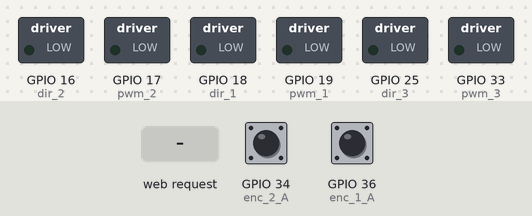
Recording of a sketch running on a simulated ESP32. On the bench: switched loads named in the sketch (green lamp = pin HIGH). The test bench sets the inputs (shaded band); at power-on: GPIO 34 (enc_2_A) HIGH, GPIO 36 (enc_1_A) HIGH. WiFi joins after 1.5 s; servers stay silent unless stated; what the sketch prints to the serial monitor is not drawn.

Above: at 2.7 s.
2.8 s: HTTP request GET /f received
At 3.9 s:
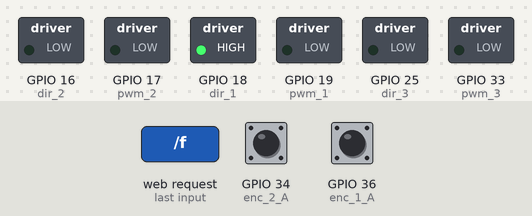
4.3 s: HTTP request GET /r received
At 5.0 s:
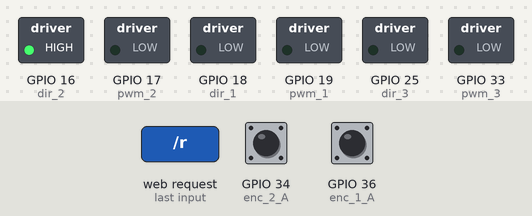
5.8 s: HTTP request GET /c received
At 6.2 s:
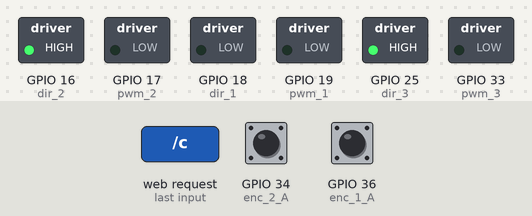
7.3 s: HTTP request GET /f received
At 8.5 s:
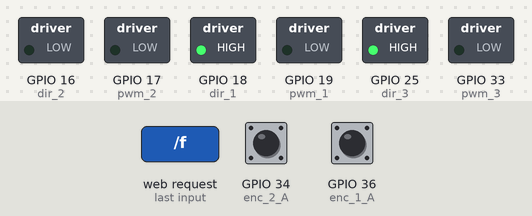
Timing chart, 0 to 9.8 s (numbered marks = the images above; inputs shaded):
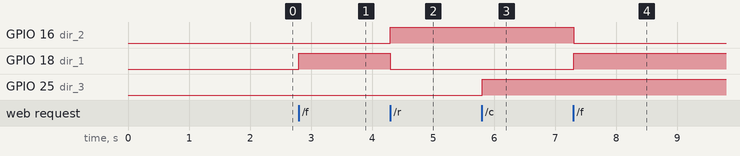

The sketch:

solar_two_cytron.ino
```cpp
#include <WiFi.h>
#include <WiFiClient.h>
#include <WiFiServer.h>

const char* ssid = "Micromax HS2";
const char* password = "Micromax";

WiFiClient client;
WiFiServer server(80);
String data = "";

#define pwm_1 19
#define dir_1 18
#define pwm_2 17
#define dir_2 16
#define pwm_3 33
#define dir_3 25
int rpm = 0;

#define enc_1_A 36
#define enc_1_B 39
#define enc_2_A 34
#define enc_2_B 35
unsigned int count_pulses_1 = 0;
int count_pulses_2 = 0;
int count_avg = 0;
int gear_ratio = 18000/30;
int cpr = 30420;
int ppr = cpr/4;
int wheel_circumference = 31; // value in cm
double total_distance = 0.0;
int total_displacement = 0;
double displacement=5;

void setup() {
  // put your setup code here, to run once:

  pinMode(dir_1, OUTPUT);
  pinMode(dir_2, OUTPUT);
  pinMode(pwm_1, OUTPUT);
  pinMode(pwm_2, OUTPUT);
  pinMode(dir_3, OUTPUT);
  pinMode(pwm_3, OUTPUT);


  pinMode(enc_1_A,INPUT); // sets the Encoder_output_A pin as the input
  pinMode(enc_1_B,INPUT); // sets the Encoder_output_B pin as the input
  attachInterrupt(digitalPinToInterrupt(enc_1_A),DC_Motor_Encoder_1,RISING);
  pinMode(enc_2_A,INPUT); // sets the Encoder_output_A pin as the input
  pinMode(enc_2_B,INPUT); // sets the Encoder_output_B pin as the input
  attachInterrupt(digitalPinToInterrupt(enc_2_A),DC_Motor_Encoder_2,RISING);

  Serial.begin(115200);
  Serial.println("Connecting to WIFI");
  WiFi.begin(ssid, password);
  while ((!(WiFi.status() == WL_CONNECTED))){
    delay(500);
    Serial.print("...");
  }
  Serial.println("WiFi connected");
  Serial.println("ESP32 Local IP is : ");
  Serial.print((WiFi.localIP()));
  server.begin();
}

void loop() {
//  Serial.println(count_pulses_1);
//  Serial.println(count_pulses_2);
  int count_variation = count_pulses_1 - count_pulses_2;
//  Serial.println(count_variation);
  int displacement = calc_distance(count_pulses_1, count_pulses_2);
//  Serial.print("Total Distance: ");
//  displacement = ((count_pulses_1 * wheel_circumference)/ (30420 * 600));
//  displacement = count_pulses_1*1.7/1000000;
//  Serial.println(displacement);
  total_distance = total_distance + displacement;
//  Serial.println(total_displacement);

  client = server.available();
    if (!client){
      return;
      }
    data = checkClient();
    String dataVal = data.substring(1, data.length());
    String rt = data.substring(0, 1);
    Serial.println(data);

    if (rt == "f"){
      Serial.println("Forward");
      rpm = dataVal.toInt();
      forward(rpm);
      total_displacement = total_displacement + displacement;
    }
    else if (rt == "r"){
      Serial.println("Reverse");
      rpm = dataVal.toInt();
      reverse(rpm);
      total_displacement = total_displacement - displacement;
    }
    // else if ((rt == "b") || (height_1 >= 15) || (height_2 >= 15)){
    else if ((rt == "b")){
      Serial.println("Stop Bot");
      brake();
    }

    else if (rt == "c"){
      Serial.println("Brush Forward");
      rpm = dataVal.toInt();
      run_brush(rpm);
    }

    else if (rt == "e"){
      Serial.println("Brush Reverse");
      rpm = dataVal.toInt();
      run_brush_rev(rpm);
    }

    else if ((rt == "s")){
      Serial.println("Stop Brush");
      stop_brush();
    }


//    Serial.println(count_pulses_1);
//    Serial.println(count_pulses_2);
    String response = "HTTP/1.1 200 OK\r\nContent-Type: text/html\r\n\r\n";
    response += String(total_distance);
    client.print(response);
    Serial.println(response);
}

String checkClient (void){
  while(!client.available()){
  delay(1);
  Serial.println(".");}
  Serial.println("Client Found");
  String request = client.readStringUntil('\r');
  request.remove(0, 5);
  request.remove(request.length()-9,9);
  return request;
}

void forward(int rpm){
      analogWrite(pwm_1, rpm);
      digitalWrite(dir_1, HIGH);
      analogWrite(pwm_2, rpm);
      digitalWrite(dir_2, LOW);
}

void reverse(int rpm){
      analogWrite(pwm_1, rpm);
      digitalWrite(dir_1, LOW);
      analogWrite(pwm_2, rpm);
      digitalWrite(dir_2, HIGH);
}

void brake(){
      analogWrite(pwm_1, 0);
      analogWrite(pwm_2, 0);
}

void run_brush(int rpm){
      analogWrite(pwm_3, rpm);
      digitalWrite(dir_3, HIGH);
}

void run_brush_rev(int rpm){
      analogWrite(pwm_3, rpm);
      digitalWrite(dir_3, LOW);
}

void stop_brush(){
      analogWrite(pwm_3, 0);
}

void DC_Motor_Encoder_1(){
  int b = digitalRead(enc_1_B);
  if(b > 0){
    count_pulses_1 = count_pulses_1 + 1;
  }
  else{
    count_pulses_1 = count_pulses_1 - 1;
  }
}

void DC_Motor_Encoder_2(){
  int c = digitalRead(enc_2_B);
  if(c > 0){
    count_pulses_2 = count_pulses_2 + 1;
  }
  else{
    count_pulses_2 = count_pulses_2 - 1;
  }
}

int calc_distance(int count_1, int count_2){
  int count_value = (count_1/4) + (count_2/4);
  count_avg = (count_value)/2 ;
  //Serial.println(count_avg);
  // Distance traveled = (ticks ÷ (CPR × gear ratio)) × circumference of wheel
  int distance = (count_avg / (ppr * gear_ratio)) * wheel_circumference;
  //Serial.println(distance);
  return distance;
}
```

Measured:
- after the input at 2.8 s, GPIO 18 (dir_1): LOW → HIGH at once
- after the input at 4.3 s, GPIO 16 (dir_2): LOW → HIGH at once; GPIO 18 (dir_1): HIGH → LOW at once
- after the input at 5.8 s, GPIO 25 (dir_3): LOW → HIGH at once
- after the input at 7.3 s, GPIO 16 (dir_2): HIGH → LOW at once; GPIO 18 (dir_1): LOW → HIGH at once
